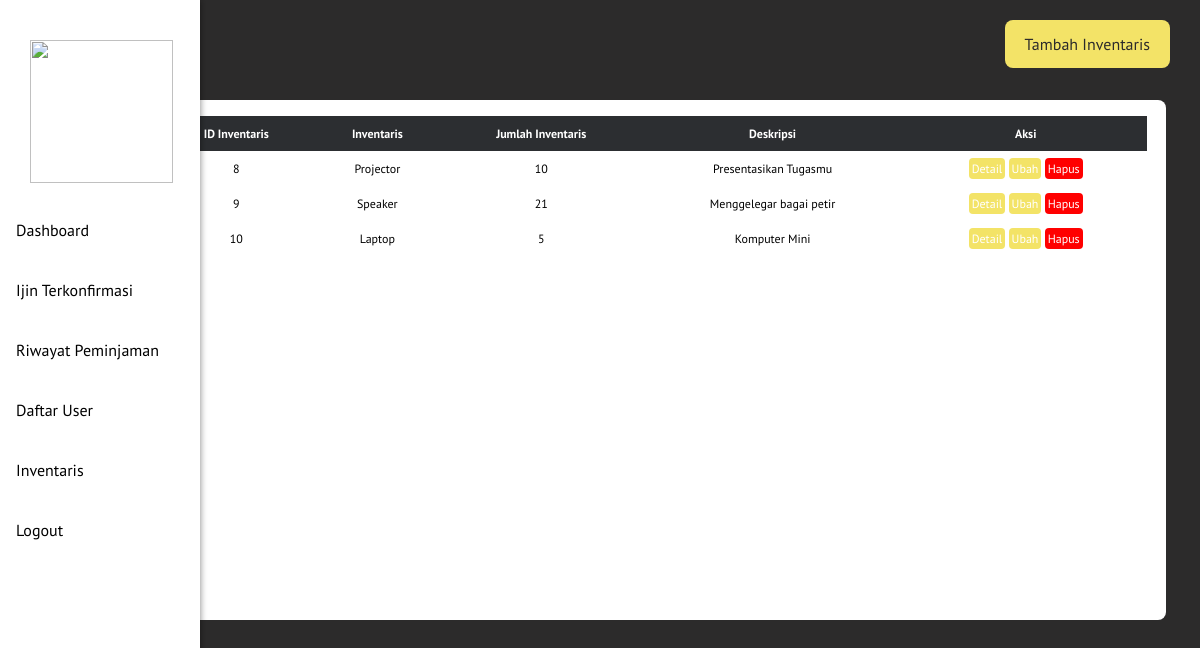
The app's page /admin/page/dftr_inv.php (signed in) with its own data.
### tables this page shows
CREATE TABLE `inventaris` (
  `id_inventaris` int(11) NOT NULL,
  `nama_inventaris` varchar(255) NOT NULL,
  `jumlah_inventaris` int(11) NOT NULL,
  `deskripsi` text
);

### admin/page/dftr_inv.php (the view, shortened to what this page needs)
<?php
require "../function/functions.php";
$user = mysqli_query($conn, "SELECT * FROM inventaris");
?>
<!DOCTYPE html>
<html lang="en">
<head>
    <link rel="stylesheet" href="../css/dftr_inv.css">
    <link rel="stylesheet" href="../css/font.css">
</head>
<body>
    <div class="lefty-nav">
    <img src="../img/admin.png">
    <div class="butt-space">
    <a href="dashboard.php">Dashboard</a>
    <a href="ijin_konf.php">Ijin Terkonfirmasi</a>
    <a href="rwt_ijin.php">Riwayat Peminjaman</a>
    <a href="user.php">Daftar User</a>
    <a href="">Inventaris</a>
    <a href="../function/logggout.php">Logout</a>
    </div>
    </div>
    <a class="usr_add" href="add_inv.php">Tambah Inventaris</a>
    <div class="card-table-user">
        <table border="0" cellpadding="10" cellspacing="0">
<tr>
    <th class="no">No.</th>
	<th class="tb-sm-col">ID Inventaris</th>
    <th class="tb-sm-col">Inventaris</th>
    <th>Jumlah Inventaris</th>
    <th>Deskripsi</th>
	<th class="actions">Aksi</th>
</tr>
<?php $i = 1; ?>
<?php foreach($user as $row): ?>
	<tr>
		<td><?php echo $i; ?></td>
		<td><?php echo $row["id_inventaris"]; ?></td>
        <td><?php echo $row["nama_inventaris"]; ?></td>
        <td><?php echo $row["jumlah_inventaris"]; ?></td>
        <td><?php echo $row["deskripsi"]; ?></td>
		<td>
            <a href="detail_inv.php?no=<?php echo $row["id_inventaris"]; ?>">Detail</a>
            <a href="ubh_inv.php?no=<?php echo $row["id_inventaris"]; ?>">Ubah</a>
            <a class="a_delete" href="../function/hapus_inv.php?no=<?php echo $row["nama_inventaris"]; ?>" onclick="return confirm('Aksi ini akan menghapus data Inventaris.');">Hapus</a>
		</td>
	</tr>
    <?php $i++;?>
	<?php endforeach; ?>
</table>
</div>
</body>
</html>

### admin/css/dftr_inv.css (style rules this page uses)
body { background-color: #2c2b2b; background-size: cover; background-repeat: no-repeat; background-attachment: fixed; }
.usr_add { background-color: #F3E367; border-radius: 8px; padding: 20px; text-align: center; line-height: 50%; position: absolute; top: 20px; color: #2c2b2b; font-family: 'PT Sans', sans-serif; right: 30px; text-decoration: none; }
.lefty-nav { height: 100%; width: 200px; position: fixed; z-index: 1; top: 0; left: 0; background-color: #ffffff; overflow-x: hidden; padding-top: 20px; box-shadow: 0 0px 7px 0 rgba(0,0,0,0.5); }
.lefty-nav img { height: 143px; width: 143px; position: fixed; left: 30px; top: 40px; }
.lefty-nav .butt-space { position: fixed; top: 200px; }
.lefty-nav a { padding: 20px 8px 20px 16px; text-decoration: none; font-size: 16px; color: #000000; display: block; font-family: 'PT Sans', sans-serif; }
table { font-size: 12px; font-family: 'PT Sans', sans-serif; text-align: center; margin: 16px; width: 1055px; }
th { color: white; background-color: #2C2E31; }
.card-table-user a { text-decoration: none; color: rgb(255, 255, 255); background-color: #F3E367; padding: 3px; border-radius: 4px; }
.card-table-user .a_delete { text-decoration: none; color: rgb(255, 255, 255); background-color: rgb(255, 0, 0); padding: 3px; border-radius: 4px; }
.card-table-user { width: 1090px; height: 520px; position: absolute; top: 100px; right: 34px; background-color: #ffffff; border-radius: 8px; margin-bottom: 10px; }

### records on screen
inventaris: id_inventaris "8", nama_inventaris "Projector", jumlah_inventaris "10", deskripsi "Presentasikan Tugasmu"
inventaris: id_inventaris "9", nama_inventaris "Speaker", jumlah_inventaris "21", deskripsi "Menggelegar bagai petir"
inventaris: id_inventaris "10", nama_inventaris "Laptop", jumlah_inventaris "5", deskripsi "Komputer Mini"
